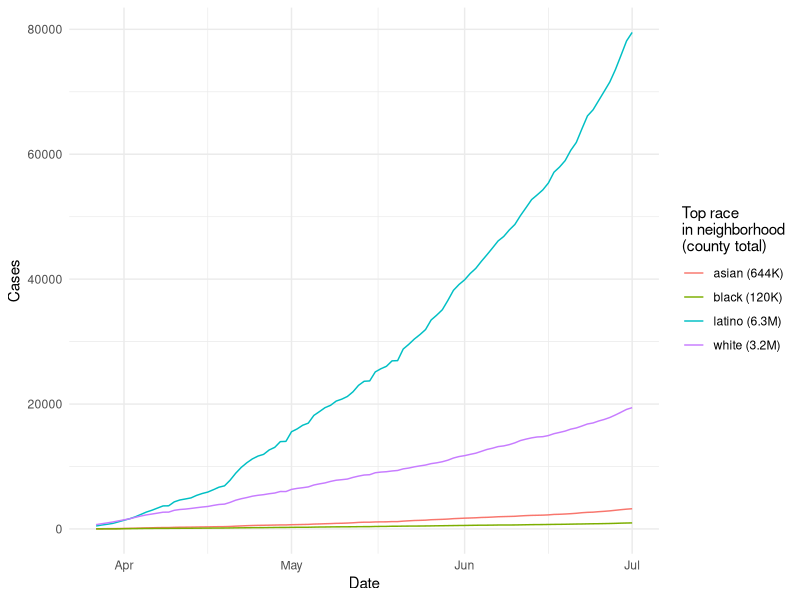
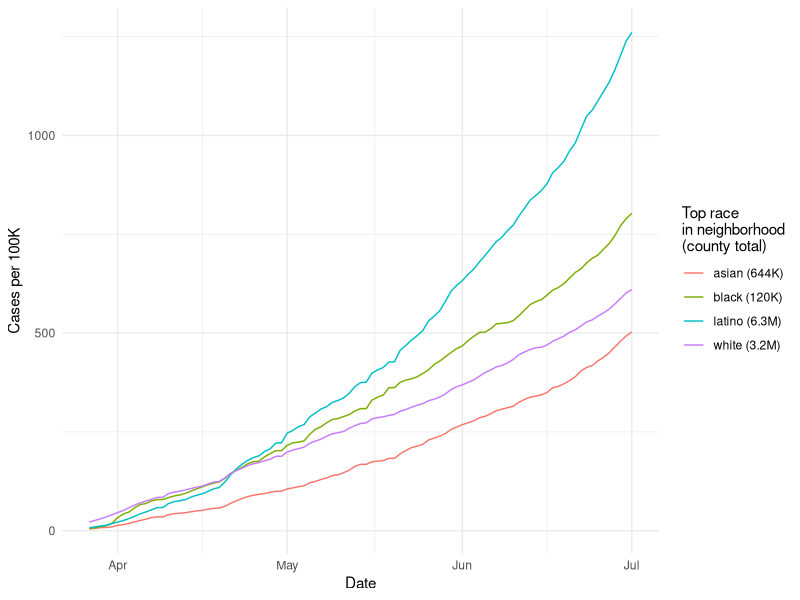
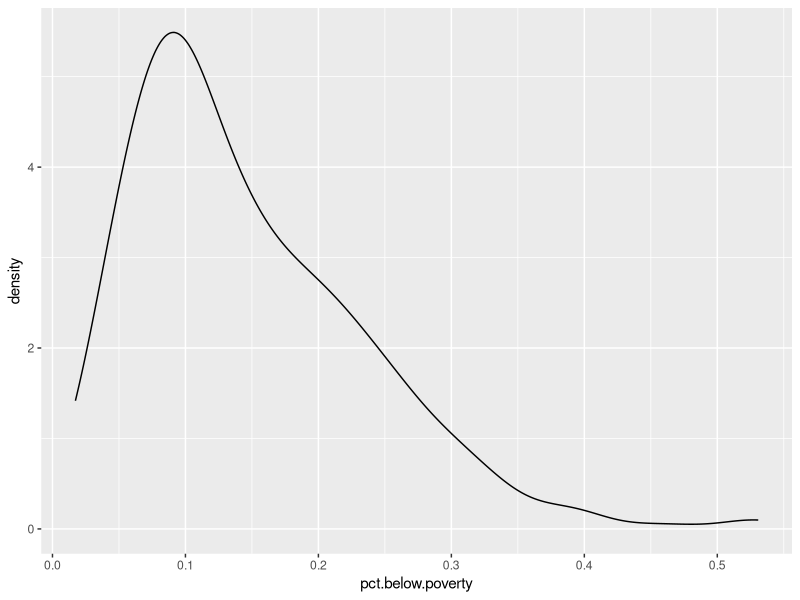
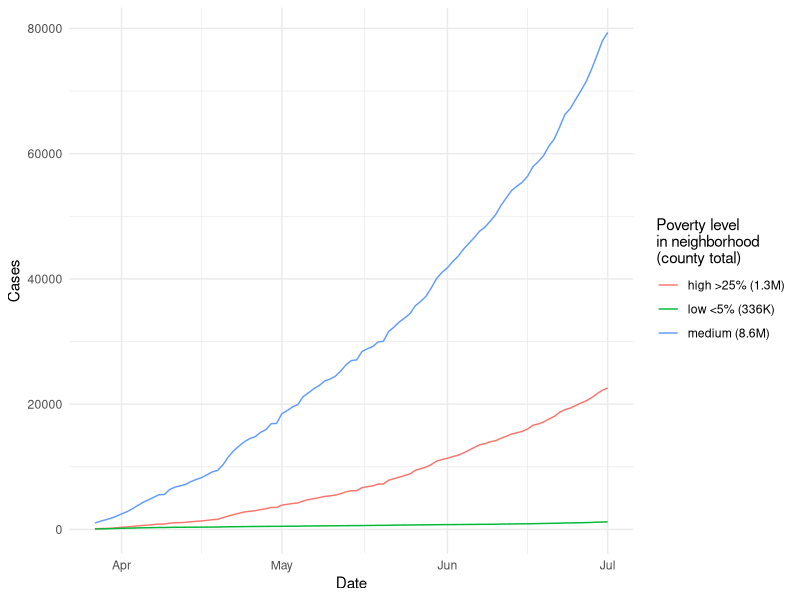
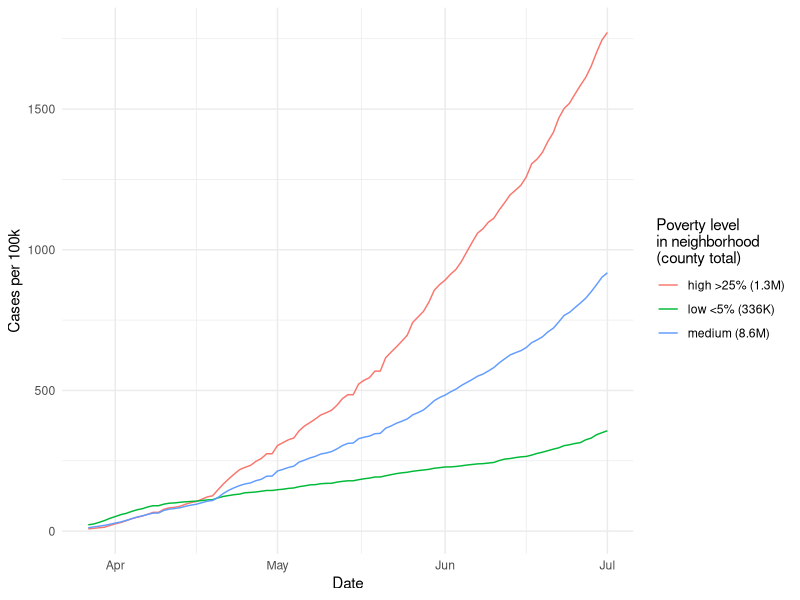
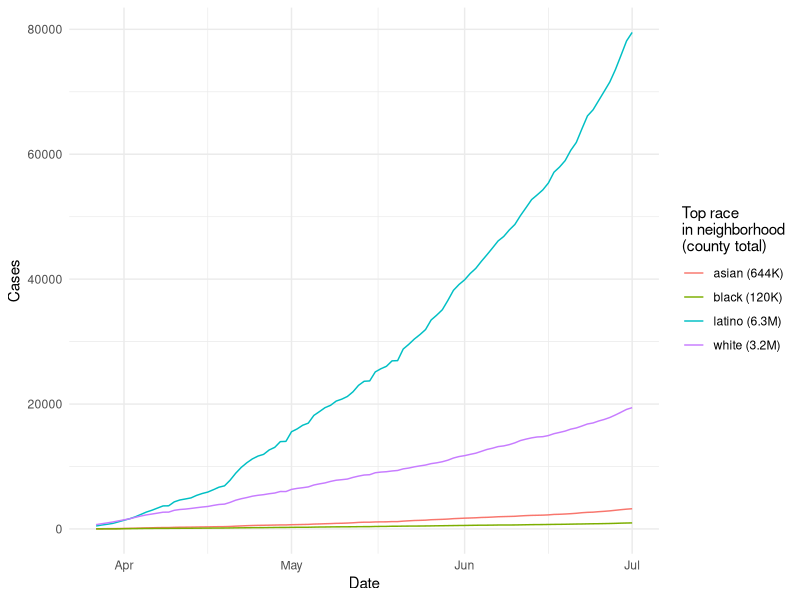
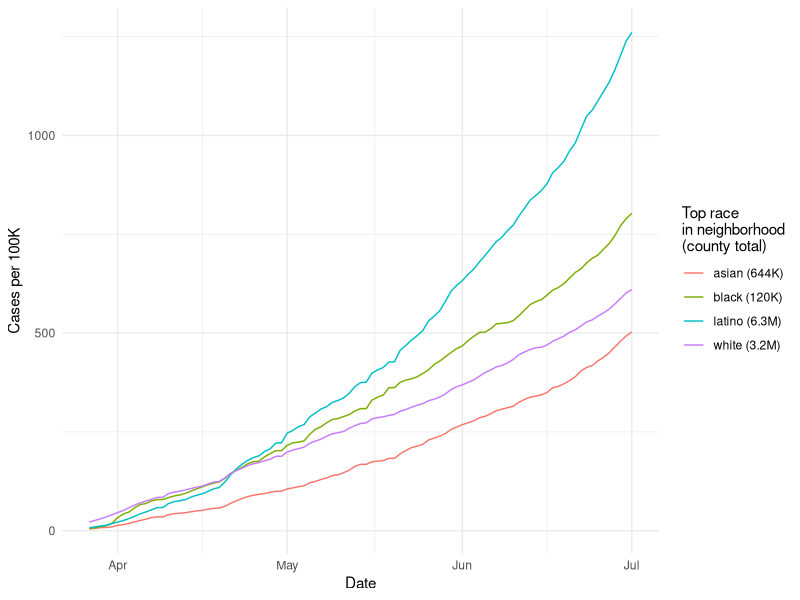
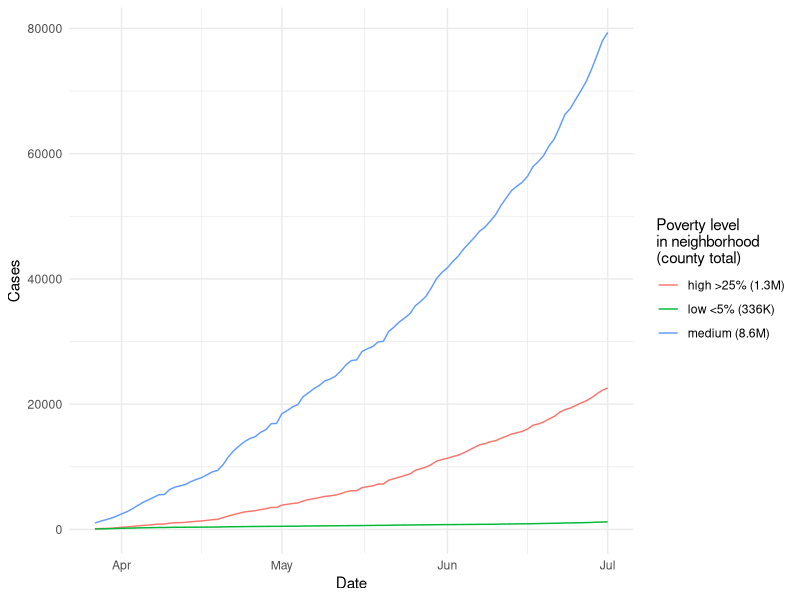

R code for these plots, in order:
library(glue)
library(tidyverse)

csa.daily = read_csv('processed/csa-daily-calcs.csv')

csa.daily

csa.race = read_csv('gis-census/csa-race.csv')

csa.race

csa.race %>% count(top.group, is.majority)
csa.race %>% count(top.group)
csa.race %>% group_by(top.group) %>% summarise(pop = sum(total))

daily.by.hood.race = csa.daily %>% 
  left_join(
    csa.race %>% 
      select(-total) %>% 
      select(csa.hood.name = hood.name, top.race = top.group, is.majority)
  ) %>% 
  group_by(top.race, date) %>% 
  summarise(
    cases = sum(confirmed.cases),
    population = sum(population),
    case.rate.100k = cases / population * 100000
  ) %>% 
  ungroup() %>% 
  mutate(
    top.race = case_when(
      population > 1000000 ~ glue('{top.race} ({round(population / 1000000, 1)}M)'),
      population < 1000000 ~ glue('{top.race} ({round(population / 1000)}K)'),
    )
  )

daily.by.hood.race

daily.by.hood.race %>% distinct(top.race, population)

plot.race.cases = daily.by.hood.race %>% 
  ggplot(aes(date, cases, color = top.race)) +
  geom_line() +
  labs(color = 'Top race\nin neighborhood\n(county total)') +
  ylab('Cases') +
  xlab('Date') +
  theme_minimal()

plot.race.cases

plot.race.case.rate = daily.by.hood.race %>% 
  ggplot(aes(date, case.rate.100k, color = top.race)) +
  geom_line() +
  labs(color = 'Top race\nin neighborhood\n(county total)') +
  ylab('Cases per 100K') +
  xlab('Date') +
  theme_minimal()

plot.race.case.rate

csa.poverty = read_csv('gis-census/csa-poverty.csv')

csa.poverty

csa.poverty %>% 
  ggplot(aes(pct.below.poverty)) +
  geom_density()

csa.poverty = csa.poverty %>% 
  mutate(
    poverty.bin = case_when(
      pct.below.poverty >= 0.25 ~ 'high >25%',
      pct.below.poverty < 0.25 & pct.below.poverty >= 0.05 ~ 'medium',
      pct.below.poverty < 0.05 ~ 'low <5%',
    )
  )

csa.poverty %>% count(poverty.bin)

csa.poverty %>% group_by(poverty.bin) %>% summarise(pop = sum(total))

daily.by.hood.poverty = csa.daily %>% 
  left_join(
    csa.poverty %>% 
      select(-total) %>% 
      rename(csa.hood.name = hood.name)
  ) %>% 
  group_by(poverty.bin, date) %>% 
  summarise(
    cases = sum(confirmed.cases),
    population = sum(population),
    case.rate.100k = cases / population * 100000
  ) %>% 
  ungroup() %>% 
  mutate(
    poverty.bin = case_when(
      population > 1000000 ~ glue('{poverty.bin} ({round(population / 1000000, 1)}M)'),
      population < 1000000 ~ glue('{poverty.bin} ({round(population / 1000)}K)'),
    )
  )

daily.by.hood.poverty

plot.poverty.cases = daily.by.hood.poverty %>% 
  ggplot(aes(date, cases, color = poverty.bin)) +
  geom_line() +
  labs(color = 'Poverty level\nin neighborhood\n(county total)') +
  xlab('Date') +
  ylab('Cases') +
  theme_minimal()

plot.poverty.cases

plot.poverty.case.rate = daily.by.hood.poverty %>% 
  ggplot(aes(date, case.rate.100k, color = poverty.bin)) +
  geom_line() +
  labs(color = 'Poverty level\nin neighborhood\n(county total)') +
  xlab('Date') +
  ylab('Cases per 100k') +
  theme_minimal()

plot.poverty.case.rate

daily.by.hood.poverty %>% write_csv('processed/daily-poverty-groups.csv')

daily.by.hood.poverty %>%
  select(poverty.bin, date, case.rate.100k) %>% 
  mutate(poverty.bin = as.character(poverty.bin)) %>% 
  pivot_wider(names_from = 'date', values_from = 'case.rate.100k') %>% 
  # mutate(poverty.bin = word(poverty.bin)) %>% 
  write_csv('processed/daily-poverty-groups-wide.csv')

ggsave(filename = 'plots/csa-daily-race-counts.png', plot = plot.race.cases, width = 11, height = 8)
ggsave(filename = 'plots/csa-daily-race-rates.png', plot = plot.race.case.rate, width = 11, height = 8)
ggsave(filename = 'plots/csa-daily-poverty-counts.png', plot = plot.poverty.cases, width = 11, height = 8)
ggsave(filename = 'plots/csa-daily-poverty-rates.png', plot = plot.poverty.case.rate, width = 11, height = 8)
